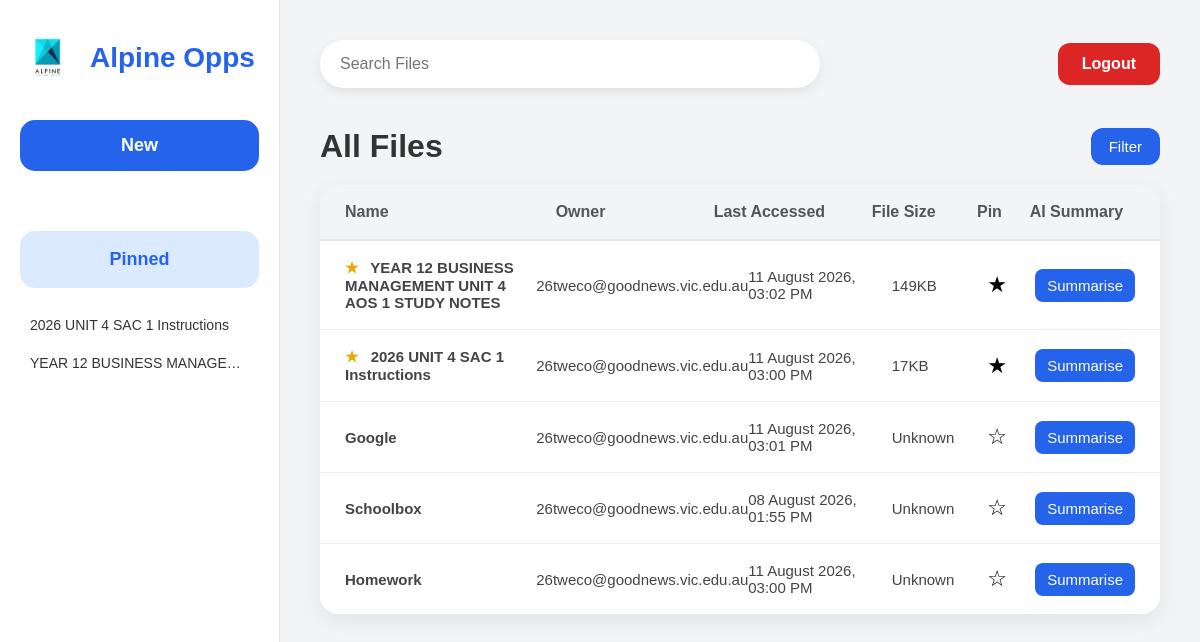
Page /dashboard (signed in) on the earlier database version.
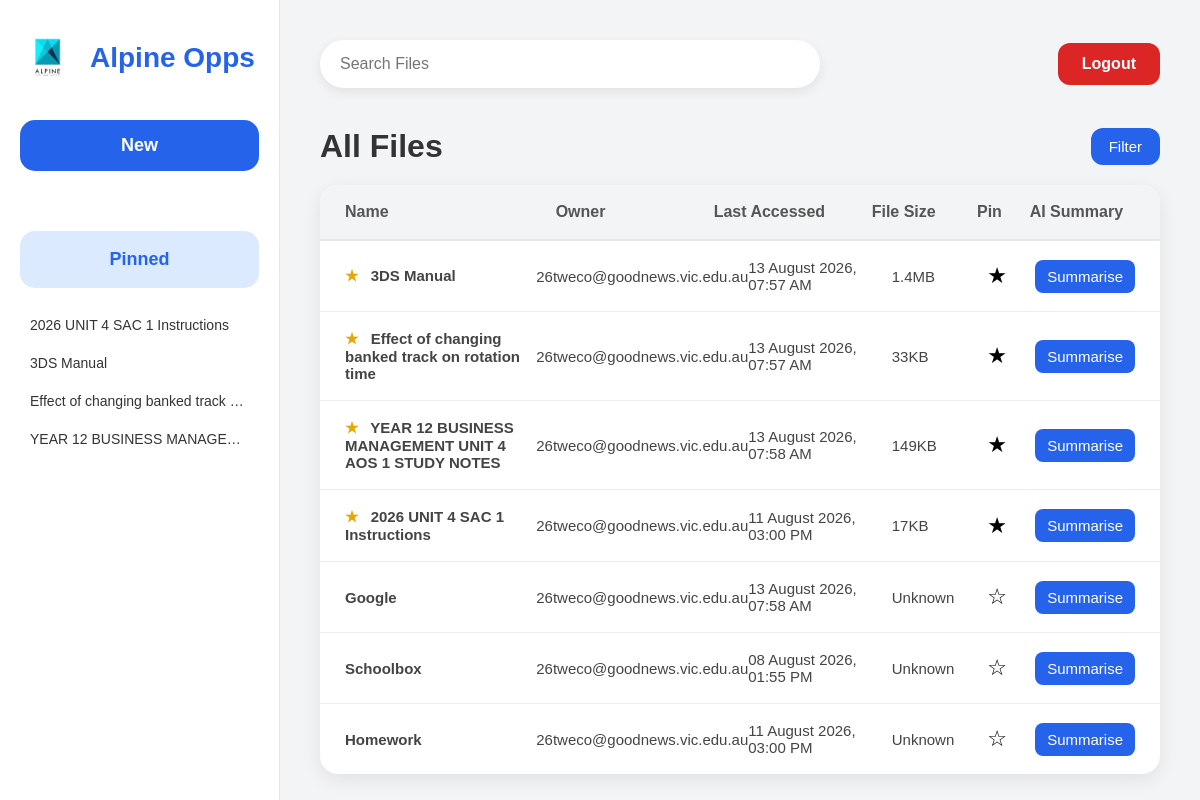
Same page on the later database version.
### tables this page shows
CREATE TABLE Files (

        FileID INTEGER PRIMARY KEY AUTOINCREMENT,

        FileName TEXT NOT NULL,

        FileType TEXT NOT NULL,

        FileURL TEXT NOT NULL,

        FileOwner TEXT NOT NULL,

        LastAccessed TEXT NOT NULL,

        FileSize TEXT,

        IsPinned INTEGER DEFAULT 0

    );

### app.py (the view)
@app.route("/dashboard")
def dashboard():
    if "email" not in session:
        return redirect(url_for("login_page"))
    connection = sqlite3.connect(DATABASE)
    connection.row_factory = sqlite3.Row
    cursor = connection.cursor()
    cursor.execute("""
        SELECT *
        FROM Files
        ORDER BY IsPinned DESC, FileID DESC
    """)
    files = cursor.fetchall()
    cursor.execute("""
        SELECT *
        FROM Files
        WHERE IsPinned = 1
        ORDER BY FileName
    """)
    pinned_files = cursor.fetchall()
    connection.close()
    return render_template(
        "dashboard.html",
        files=files,
        pinned_files=pinned_files
    )

### templates/dashboard.html (shortened to what this page needs)
<!DOCTYPE html>
<html lang="en">
<head>
    <link
        rel="stylesheet"
        href="{{ url_for('static', filename='css/dashboard.css') }}"
    >
</head>
<body>
<div class="container">
    <aside class="sidebar">
        <div class="logo">
            <img
                src="{{ url_for('static', filename='images/logo.png') }}"
                alt="Logo"
            >
            <h2>Alpine Opps</h2>
        </div>
        <form action="{{ url_for('newfile') }}" method="GET">
            <button type="submit" class="new-btn">
                New
            </button>
        </form>
        <div class="pinned-section">
            <h3 class="pinned-title">Pinned</h3>
            {% if pinned_files %}
                {% for file in pinned_files %}
                    <a
                        class="pinned-file"
                        href="{{ url_for('open_file', file_id=file['FileID']) }}"
                        target="_blank"
                    >
                        {{ file["FileName"] }}
                    </a>
                {% endfor %}
            {% else %}
                <p class="no-pinned-files">
                    No pinned files
                </p>
            {% endif %}
        </div>
    </aside>
    <main class="main-content">
        <header class="topbar">
            <div class="search-box">
                <input
                    type="text"
                    id="searchInput"
                    placeholder="Search Files"
                    autocomplete="off"
                >
            </div>
            <a href="{{ url_for('logout') }}" class="logout-btn">
                Logout
            </a>
        </header>
        <section class="files-header">
            <h1>All Files</h1>
            <div class="filter-container">
                <button
                    class="filter-btn"
                    id="filterButton"
                    type="button"
                >
                    Filter
                </button>
            </div>
        </section>
        <section class="file-table">
            <div class="table-head">
                <div>Name</div>
                <div>Owner</div>
                <div>Last Accessed</div>
                <div>File Size</div>
                <div>Pin</div>
                <div>AI Summary</div>
            </div>
            {% for file in files %}
                <div
                    class="table-row"
                    data-file-type="{{ file['FileType'] | lower }}"
                    data-owner="{{ file['FileOwner'] | lower }}"
                    data-pinned="{{ file['IsPinned'] }}"
                    onclick="window.open('{{ url_for('open_file', file_id=file['FileID']) }}', '_blank')"
                    tabindex="0"
                    role="button"
                    onkeydown="if(event.key==='Enter' || event.key===' '){
                    event.preventDefault();
                    window.open('{{ url_for('open_file', file_id=file['FileID']) }}', '_blank');
                    }" >
                    <div class="file-name">
                        {% if file["IsPinned"] == 1 %}
                            <span class="pin-icon">★</span>
                        {% endif %}
                        {{ file["FileName"] }}
                    </div>
                    <div>
                        {{ file["FileOwner"] }}
                    </div>
                    <div>
                        {{ file["LastAccessed"] }}
                    </div>
                    <div>
                        {{ file["FileSize"] }}
                    </div>
                <form
                    action="{{ url_for('toggle_pin', file_id=file['FileID']) }}"
                    method="POST"
                    class="pin-form"
                    onclick="event.stopPropagation();"
                >
                    <button
                        type="submit"
                        class="pin-button"
                    >
                        {% if file["IsPinned"] == 1 %}
                            ★
                        {% else %}
                            ☆
                        {% endif %}
                    </button>
                </form>
                <a
                    href="{{ url_for('summarise_file', file_id=file['FileID']) }}"
                    class="ai-summary-btn"
                    onclick="event.stopPropagation();"
                >
                    Summarise
                </a>
            </div>
        {% else %}
            <div class="empty-files">
                No files are currently available.
            </div>
        {% endfor %}
    </section>
</body>
</html>

### static/css/dashboard.css (style rules this page uses)
* { margin:0; padding:0; box-sizing:border-box; font-family:Arial, Helvetica, sans-serif; }
body { background:#f3f4f6; color:#333; }
.container { display:flex; height:100vh; }
.sidebar { width:280px; background:#ffffff; border-right:1px solid #e5e7eb; padding:30px 20px; display:flex; flex-direction:column; }
.pinned-title { text-align: center; font-size: 18px; font-weight: bold; color: #2563eb; background-color: #dbeafe; padding: 18px; border-radius: 15px; margin: 0 0 20px 0; }
.pinned-section { margin-top: 30px; }
.pinned-file { display: block; padding: 9px 10px; margin-bottom: 4px; border-radius: 6px; color: #333; text-decoration: none; font-size: 14px; overflow: hidden; white-space: nowrap; text-overflow: ellipsis; }
.pin-button { border: none; background: none; outline: none; padding: 0; font-size: 22px; cursor: pointer; }
.logo { display:flex; align-items:center; gap:15px; margin-bottom:35px; }
.logo img { width:55px; }
.logo h2 { font-size:28px; color:#2563eb; }
.new-btn { width:100%; padding:15px; border:none; border-radius:15px; background:#2563eb; color:white; font-size:18px; font-weight:bold; cursor:pointer; margin-bottom:30px; transition:.2s; }
.main-content { flex:1; padding:40px; }
.topbar { display:flex; justify-content:space-between; align-items:center; margin-bottom:40px; }
.search-box { width:500px; }
.search-box input { width:100%; padding:15px 20px; border:none; border-radius:30px; background:white; font-size:16px; outline:none; box-shadow:0 4px 12px rgba(0,0,0,.08); }
.logout-btn { text-decoration:none; background:#dc2626; color:white; padding:12px 24px; border-radius:12px; font-weight:bold; transition:.2s; }
.files-header { display:flex; justify-content:space-between; align-items:center; margin-bottom:25px; }
.files-header h1 { font-size:34px; font-weight:600; }
.filter-btn { background:#2563eb; color:white; border:none; border-radius:12px; padding:12px 24px; font-size:15px; cursor:pointer; transition:.2s; }
.file-table { background:white; border-radius:18px; overflow:hidden; box-shadow:0 8px 20px rgba(0,0,0,.08); }
.table-head { display:grid; grid-template-columns:2.2fr 1.5fr 1.4fr 0.8fr 60px; background:#f8fafc; padding:20px 30px; font-weight:bold; color:#666; border-bottom:2px solid #e5e7eb; }
.table-row { display:grid; grid-template-columns:2.2fr 1.5fr 1.4fr 0.8fr 60px; padding:20px 30px; border-bottom:1px solid #f1f1f1; transition:.2s; }
.table-row:last-child { border-bottom:none; }
.table-row div:first-child { font-weight:600; }
.files-header { display:flex; justify-content:space-between; align-items:center; margin-bottom:20px; }
.files-header h1 { font-size:32px; color:#333; font-weight:600; }
.filter-btn { display:flex; align-items:center; gap:8px; padding:10px 18px; border:none; border-radius:12px; background:#2563eb; color:white; cursor:pointer; font-size:15px; transition:.2s; }
.file-table { background:white; border-radius:18px; overflow:hidden; box-shadow:0 6px 20px rgba(0,0,0,.08); }
.table-head { display:grid; grid-template-columns: 2fr 1.5fr 1.5fr 1fr 0.5fr 1fr; background:#f3f4f6; padding:18px 25px; font-weight:bold; color:#555; border-bottom:2px solid #e5e7eb; }
.table-row { display:grid; grid-template-columns: 2fr 1.5fr 1.5fr 1fr 0.5fr 1fr; padding:18px 25px; align-items:center; border-bottom:1px solid #ededed; transition:.2s; font-size:15px; }
.table-row div { color:#444; }
.pin-icon { margin-right: 8px; color: #e6a700; }
.search-box { position: relative; }
.filter-container { position: relative; }
.filter-btn { cursor: pointer; }
.ai-summary-btn { text-decoration: none; text-align: center; padding: 8px 12px; border-radius: 8px; background: #2563eb; color: white; }

Differences in the rows shown:
added Files: FileName "3DS Manual", FileOwner "26tweco@goodnews.vic.edu.au", LastAccessed "13 August 2026, 07:57 AM", FileSize "1.4MB"
added Files: FileName "Effect of changing banked track…", FileName "Effect of changing banked track on rotation time", FileOwner "26tweco@goodnews.vic.edu.au", LastAccessed "13 August 2026, 07:57 AM", FileSize "33KB"
changed Files "YEAR 12 BUSINESS MANAGEMENT UNIT 4 AOS 1 STUDY NOTES": LastAccessed "11 August 2026, 03:02 PM" → "13 August 2026, 07:58 AM"
changed Files "Google": LastAccessed "11 August 2026, 03:01 PM" → "13 August 2026, 07:58 AM"
